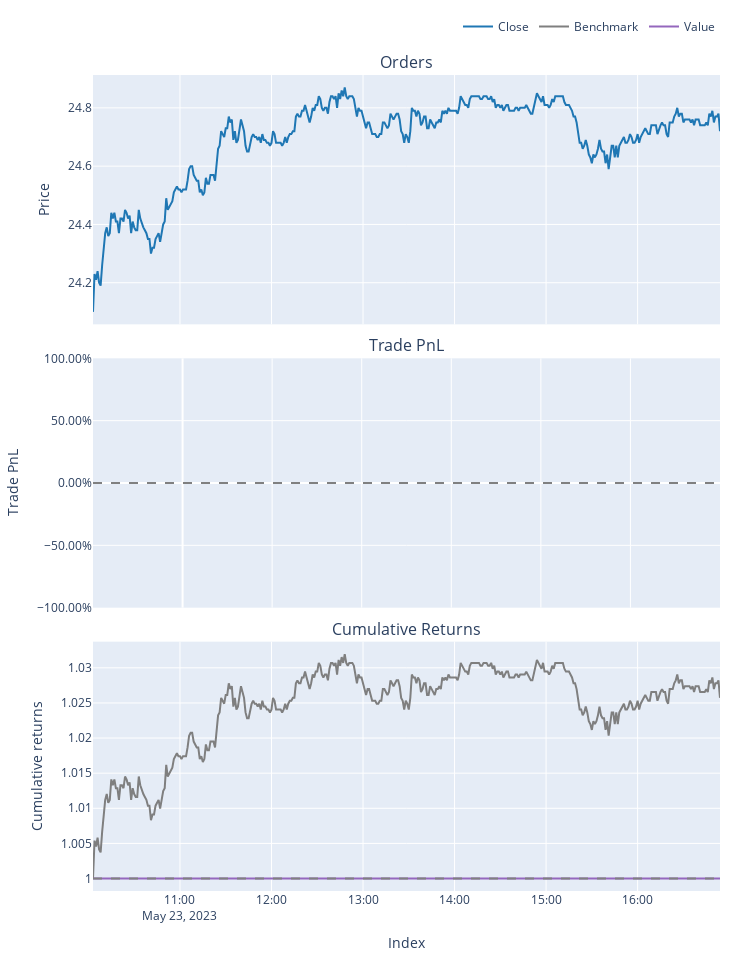

Notebook code for this chart:
### Code cell
pf.plot().show()

### Figure 1 — Plotly figure (JSON) as saved in the notebook; plotly's stock layout.template omitted (floating-point values rounded to 4 significant figures; data arrays with more than 128 entries replaced by an {"elided": "..."} marker saying what was removed)
{"data": [{"line": {"color": "#1f77b4"}, "name": "Close", "showlegend": true, "x": {"elided": "412 str values"}, "type": "scatter", "uid": "c78cbbdf-fdf2-4f69-be75-9b2f04a6f9e7", "xaxis": "x", "yaxis": "y", "y": {"elided": "412 float values"}, "legendgroup": "0"}, {"line": {"color": "#7f7f7f"}, "name": "Benchmark", "showlegend": true, "x": {"elided": "412 str values"}, "type": "scatter", "uid": "febbc749-b93f-4f24-ab30-e0d068d95340", "xaxis": "x3", "yaxis": "y3", "y": {"elided": "412 float values"}, "legendgroup": "1"}, {"line": {"color": "#9467bd"}, "name": "Value", "showlegend": true, "x": {"elided": "412 str values"}, "type": "scatter", "uid": "e2df1557-886a-4fb6-8dc4-6b01e9fcb3c6", "xaxis": "x3", "yaxis": "y3", "y": {"elided": "412 float values"}, "legendgroup": "2"}, {"hoverinfo": "skip", "line": {"color": "rgba(0, 0, 0, 0)", "width": 0}, "opacity": 0.0, "showlegend": false, "x": {"elided": "412 str values"}, "type": "scatter", "uid": "e381f8d9-498a-4514-9967-5f99fa9c4f62", "xaxis": "x3", "yaxis": "y3", "y": {"elided": "412 int values"}, "legendgroup": "3"}], "layout": {"annotations": [{"font": {"size": 16}, "showarrow": false, "text": "Orders", "x": 0.5, "xanchor": "center", "xref": "paper", "y": 1.0, "yanchor": "bottom", "yref": "paper"}, {"font": {"size": 16}, "showarrow": false, "text": "Trade PnL", "x": 0.5, "xanchor": "center", "xref": "paper", "y": 0.6528, "yanchor": "bottom", "yref": "paper"}, {"font": {"size": 16}, "showarrow": false, "text": "Cumulative Returns", "x": 0.5, "xanchor": "center", "xref": "paper", "y": 0.3056, "yanchor": "bottom", "yref": "paper"}], "xaxis": {"anchor": "y", "domain": [0.0, 1.0], "matches": "x3", "showticklabels": false}, "yaxis": {"anchor": "x", "domain": [0.6944, 1.0], "title": {"text": "Price"}}, "xaxis2": {"anchor": "y2", "domain": [0.0, 1.0], "matches": "x3", "showticklabels": false}, "yaxis2": {"anchor": "x2", "domain": [0.3472, 0.6528], "tickformat": ".2%", "title": {"text": "Trade PnL"}}, "xaxis3": {"anchor": "y3", "domain": [0.0, 1.0], "title": {"text": "Index"}}, "yaxis3": {"anchor": "x3", "domain": [0.0, 0.3056], "title": {"text": "Cumulative returns"}}, "margin": {"t": 30, "b": 30, "l": 30, "r": 30}, "legend": {"orientation": "h", "yanchor": "bottom", "y": 1.042, "xanchor": "right", "x": 1, "traceorder": "normal"}, "width": 750, "height": 960, "showlegend": true, "shapes": [{"line": {"color": "gray", "dash": "dash"}, "type": "line", "x0": 0.0, "x1": 1.0, "xref": "paper", "y0": 0, "y1": 0, "yref": "y2"}, {"line": {"color": "gray", "dash": "dash"}, "type": "line", "x0": 0.0, "x1": 1.0, "xref": "paper", "y0": 1, "y1": 1, "yref": "y3"}]}}
